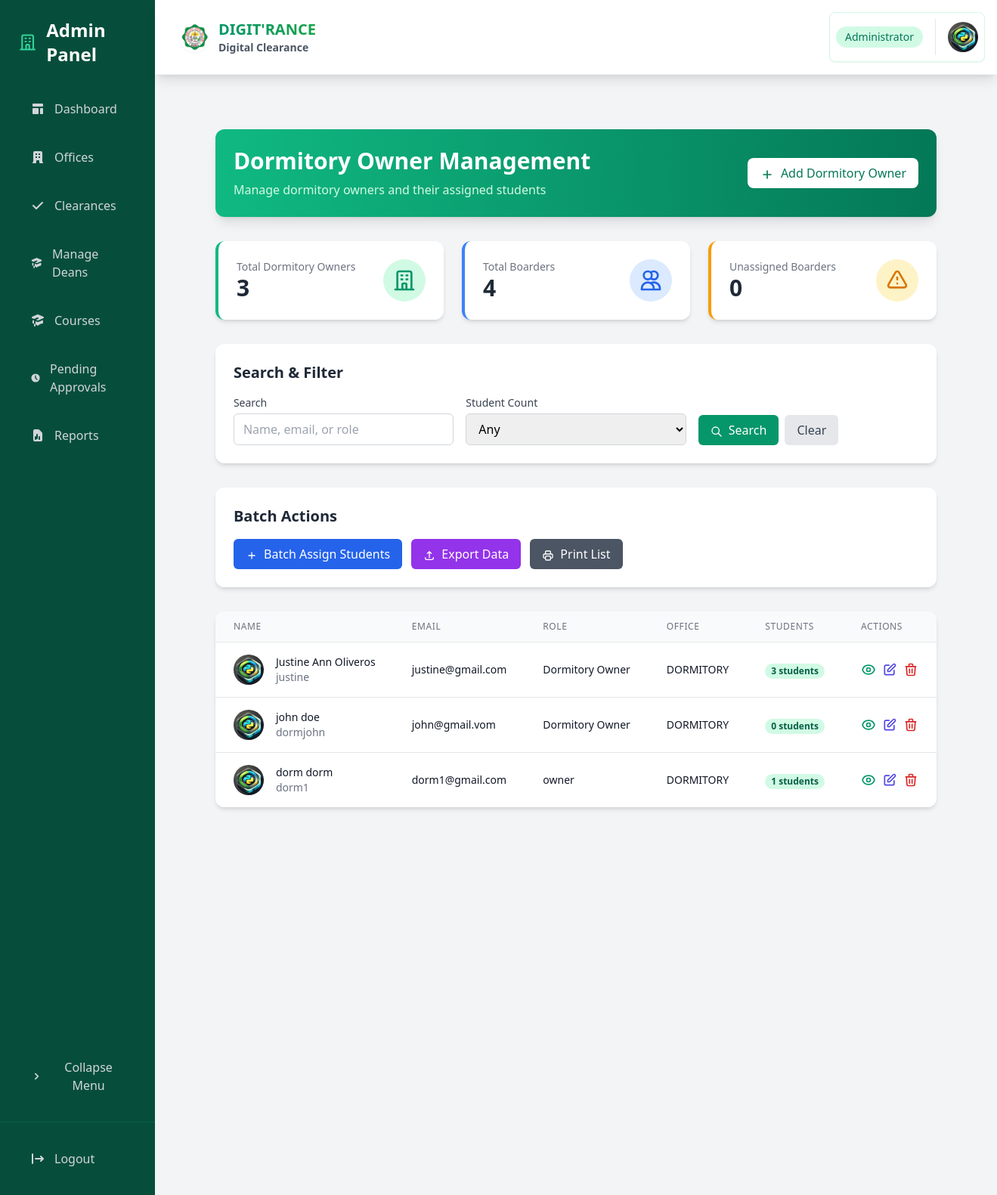
The page /dashboard/admin/dormitory-owners/ (signed in) on the database its author committed.
### core/models.py (models this page shows, shortened)
class Staff(models.Model):
    user = models.OneToOneField(User, on_delete=models.CASCADE)
    office = models.ForeignKey(Office, on_delete=models.CASCADE, related_name='staff')
    role = models.CharField(max_length=100)
    is_dormitory_owner = models.BooleanField(default=False)
    profile_picture = models.ImageField(upload_to='staff_profiles/', null=True, blank=True)
    def get_profile_picture_url(self):
        return self.profile_picture.url if self.profile_picture else static('img/default-profile.png')
    def get_full_name(self):
        return self.user.get_full_name()

class Office(models.Model):
    OFFICE_TYPES = [
        ('SET', 'SET'),
        ('STE', 'STE'),
        ('SOCJE', 'SOCJE'),
        ('SAFES', 'SAFES'),
        ('SSB SET', 'SSB SET'),
        ('SSB STE', 'SSB STE'),
        ('SSB SOCJE', 'SSB SOCJE'),
        ('SSB SAFES', 'SSB SAFES'),
        ('OTHER', 'OTHER'),
    ]
    name = models.CharField(max_length=255, unique=True)
    office_type = models.CharField(max_length=50, choices=OFFICE_TYPES, default='OTHER')
    affiliated_dean = models.ForeignKey(Dean, on_delete=models.SET_NULL, null=True, blank=True)
    description = models.TextField(blank=True, null=True)
    location = models.CharField(max_length=255, blank=True, null=True)
    contact_number = models.CharField(max_length=50, blank=True, null=True)
    email = models.EmailField(blank=True, null=True)
    created_at = models.DateTimeField(auto_now_add=True)

### core/views.py (the view, shortened to what this page needs)
# urls.py: path('dashboard/admin/dormitory-owners/', views.admin_dormitory_owners, name='admin_dormitory_owners'),
@login_required
@user_passes_test(lambda u: u.is_superuser)
def admin_dormitory_owners(request):
    dormitory_owners = Staff.objects.filter(is_dormitory_owner=True).select_related('user', 'office')
    for owner in dormitory_owners:
        owner.student_count = Student.objects.filter(dormitory_owner=owner).count()
    staff_user_ids = Staff.objects.values_list('user_id', flat=True)
    available_users = User.objects.exclude(id__in=staff_user_ids).filter(is_active=True)
    return render(request, 'admin/dormitory_owners.html', {
        'dormitory_owners': dormitory_owners,
        'available_users': available_users,
        'total_boarders': Student.objects.filter(is_boarder=True).count(),
        'total_dormitory_owners': dormitory_owners.count(),
        'unassigned_boarders': Student.objects.filter(is_boarder=True, dormitory_owner=None).count()
    })

### core/models.py (called while the page is built)
    def get_profile_picture_url(self):
        return self.profile_picture.url if self.profile_picture else static('img/default-profile.png')

### templates/admin/dormitory_owners.html (shortened to what this page needs)
{% extends 'admin/base_admin.html' %}
{% block admin_content %}
<div class="p-6 space-y-8">
    <div class="mb-8 bg-gradient-to-r from-emerald-500 to-emerald-700 p-6 rounded-xl shadow-lg text-white">
        <div class="flex justify-between items-center">
            <div>
                <h1 class="text-3xl font-bold">Dormitory Owner Management</h1>
                <p class="mt-2 text-emerald-100">Manage dormitory owners and their assigned students</p>
            </div>
            <button onclick="openAddModal()"
                    class="px-4 py-2 bg-white text-emerald-700 rounded-lg hover:bg-emerald-50 transition-colors duration-200 font-medium shadow-sm">
                <svg class="w-5 h-5 inline-block mr-1" fill="none" stroke="currentColor" viewBox="0 0 24 24">
                    <path stroke-linecap="round" stroke-linejoin="round" stroke-width="2" d="M12 6v6m0 0v6m0-6h6m-6 0H6"/>
                </svg>
                Add Dormitory Owner
            </button>
        </div>
    </div>
    {% include 'components/dormitory_owners/stats_cards.html' %}
    <div class="bg-white rounded-xl shadow-md p-6 mb-8">
        <h2 class="text-xl font-semibold text-gray-800 mb-4">Search & Filter</h2>
        <form id="searchForm" class="grid grid-cols-1 md:grid-cols-3 gap-4" method="GET">
            <div>
                <label for="search" class="block text-sm font-medium text-gray-700 mb-1">Search</label>
                <input type="text" id="search" name="search" value="{{ request.GET.search }}"
                       placeholder="Name, email, or role"
                       class="w-full px-3 py-2 border border-gray-300 rounded-md focus:outline-none focus:ring-emerald-500 focus:border-emerald-500">
            </div>
            <div>
                <label for="student_count" class="block text-sm font-medium text-gray-700 mb-1">Student Count</label>
                <select id="student_count" name="student_count" class="w-full px-3 py-2 border border-gray-300 rounded-md focus:outline-none focus:ring-emerald-500 focus:border-emerald-500">
                    <option value="">Any</option>
                </select>
            </div>
            <div class="flex items-end">
                <button type="submit" class="px-4 py-2 bg-emerald-600 text-white rounded-md hover:bg-emerald-700 focus:outline-none focus:ring-2 focus:ring-emerald-500 mr-2">
                    <svg class="w-4 h-4 inline-block mr-1" fill="none" stroke="currentColor" viewBox="0 0 24 24">
                        <path stroke-linecap="round" stroke-linejoin="round" stroke-width="2" d="M21 21l-6-6m2-5a7 7 0 11-14 0 7 7 0 0114 0z"/>
                    </svg>
                    Search
                </button>
                <a href="{% url 'admin_dormitory_owners' %}" class="px-4 py-2 bg-gray-200 text-gray-700 rounded-md hover:bg-gray-300 focus:outline-none focus:ring-2 focus:ring-gray-500">
                    Clear
                </a>
            </div>
        </form>
    </div>
    <div class="bg-white rounded-xl shadow-md p-6 mb-8">
        <h2 class="text-xl font-semibold text-gray-800 mb-4">Batch Actions</h2>
        <div class="flex flex-wrap gap-3">
            <button onclick="openBatchAssignModal()" class="px-4 py-2 bg-blue-600 text-white rounded-md hover:bg-blue-700 focus:outline-none focus:ring-2 focus:ring-blue-500">
                <svg class="w-4 h-4 inline-block mr-1" fill="none" stroke="currentColor" viewBox="0 0 24 24">
                    <path stroke-linecap="round" stroke-linejoin="round" stroke-width="2" d="M12 6v6m0 0v6m0-6h6m-6 0H6"/>
                </svg>
                Batch Assign Students
            </button>
            <button onclick="openBatchExportModal()" class="px-4 py-2 bg-purple-600 text-white rounded-md hover:bg-purple-700 focus:outline-none focus:ring-2 focus:ring-purple-500">
                <svg class="w-4 h-4 inline-block mr-1" fill="none" stroke="currentColor" viewBox="0 0 24 24">
                    <path stroke-linecap="round" stroke-linejoin="round" stroke-width="2" d="M4 16v1a3 3 0 003 3h10a3 3 0 003-3v-1m-4-8l-4-4m0 0L8 8m4-4v12"/>
                </svg>
                Export Data
            </button>
            <button onclick="printDormitoryOwnersList()" class="px-4 py-2 bg-gray-600 text-white rounded-md hover:bg-gray-700 focus:outline-none focus:ring-2 focus:ring-gray-500">
                Print List
            </button>
        </div>
    </div>
    {% include 'components/dormitory_owners/owners_list.html' %}
</div>
{% endblock %}

### templates/components/dormitory_owners/owners_list.html (shortened to what this page needs)
<div class="bg-white rounded-xl shadow-md overflow-hidden">
    {% if dormitory_owners %}
    <div class="overflow-x-auto">
        <table class="min-w-full divide-y divide-gray-200">
            <thead class="bg-gray-50">
                <tr>
                    <th scope="col" class="px-6 py-3 text-left text-xs font-medium text-gray-500 uppercase tracking-wider">Name</th>
                    <th scope="col" class="px-6 py-3 text-left text-xs font-medium text-gray-500 uppercase tracking-wider">Email</th>
                    <th scope="col" class="px-6 py-3 text-left text-xs font-medium text-gray-500 uppercase tracking-wider">Role</th>
                    <th scope="col" class="px-6 py-3 text-left text-xs font-medium text-gray-500 uppercase tracking-wider">Office</th>
                    <th scope="col" class="px-6 py-3 text-left text-xs font-medium text-gray-500 uppercase tracking-wider">Students</th>
                    <th scope="col" class="px-6 py-3 text-left text-xs font-medium text-gray-500 uppercase tracking-wider">Actions</th>
                </tr>
            </thead>
            <tbody class="bg-white divide-y divide-gray-200">
                {% for owner in dormitory_owners %}
                <tr class="hover:bg-gray-50">
                    <td class="px-6 py-4 whitespace-nowrap">
                        <div class="flex items-center">
                            <div class="flex-shrink-0 h-10 w-10">
                                <img class="h-10 w-10 rounded-full object-cover" src="{{ owner.get_profile_picture_url }}" alt="{{ owner.get_full_name }}">
                            </div>
                            <div class="ml-4">
                                <div class="text-sm font-medium text-gray-900">{{ owner.get_full_name }}</div>
                                <div class="text-sm text-gray-500">{{ owner.user.username }}</div>
                            </div>
                        </div>
                    </td>
                    <td class="px-6 py-4 whitespace-nowrap">
                        <div class="text-sm text-gray-900">{{ owner.user.email }}</div>
                    </td>
                    <td class="px-6 py-4 whitespace-nowrap">
                        <div class="text-sm text-gray-900">{{ owner.role }}</div>
                    </td>
                    <td class="px-6 py-4 whitespace-nowrap">
                        <div class="text-sm text-gray-900">{{ owner.office.name }}</div>
                    </td>
                    <td class="px-6 py-4 whitespace-nowrap">
                        <span class="px-2 inline-flex text-xs leading-5 font-semibold rounded-full bg-emerald-100 text-emerald-800">
                            {{ owner.student_count }} students
                        </span>
                    </td>
                    <td class="px-6 py-4 whitespace-nowrap text-right text-sm font-medium">
                        <div class="flex space-x-2">
                            <button onclick="viewDormitoryOwnerDetails({{ owner.id }}, '{{ owner.get_full_name|escapejs }}')"
                                    class="text-emerald-600 hover:text-emerald-900">
                            </button>
                            <button onclick="editDormitoryOwner({{ owner.id }}, '{{ owner.get_full_name|escapejs }}', '{{ owner.role|escapejs }}')"
                                    class="text-indigo-600 hover:text-indigo-900">
                                <svg class="w-5 h-5" fill="none" stroke="currentColor" viewBox="0 0 24 24">
                                    <path stroke-linecap="round" stroke-linejoin="round" stroke-width="2" d="M11 5H6a2 2 0 00-2 2v11a2 2 0 002 2h11a2 2 0 002-2v-5m-1.414-9.414a2 2 0 112.828 2.828L11.828 15H9v-2.828l8.586-8.586z"/>
                                </svg>
                            </button>
                            <button onclick="confirmDelete({{ owner.id }}, '{{ owner.get_full_name|escapejs }}', {{ owner.student_count }})"
                                    class="text-red-600 hover:text-red-900">
                                <svg class="w-5 h-5" fill="none" stroke="currentColor" viewBox="0 0 24 24">
                                    <path stroke-linecap="round" stroke-linejoin="round" stroke-width="2" d="M19 7l-.867 12.142A2 2 0 0116.138 21H7.862a2 2 0 01-1.995-1.858L5 7m5 4v6m4-6v6m1-10V4a1 1 0 00-1-1h-4a1 1 0 00-1 1v3M4 7h16"/>
                                </svg>
                            </button>
                        </div>
                    </td>
                </tr>
                {% endfor %}
            </tbody>
        </table>
    </div>
    {% else %}
    <div class="p-6 text-center">
        <p class="text-gray-500">No dormitory owners found. Click "Add Dormitory Owner" to create one.</p>
    </div>
    {% endif %}
</div>

### rows shown on the page
Staff: get_full_name "Justine Ann Oliveros", user.username "justine", user.email "justine@gmail.com", role "Dormitory Owner", office.name "DORMITORY", student_count "3"
Staff: get_full_name "john doe", user.username "dormjohn", user.email "john@gmail.vom", role "Dormitory Owner", office.name "DORMITORY", student_count "0"
Staff: get_full_name "dorm dorm", user.username "dorm1", user.email "dorm1@gmail.com", role "owner", office.name "DORMITORY", student_count "1"

### other values the page prints
{{ total_dormitory_owners }} "3"
{{ total_boarders }} "4"
{{ unassigned_boarders }} "0"
